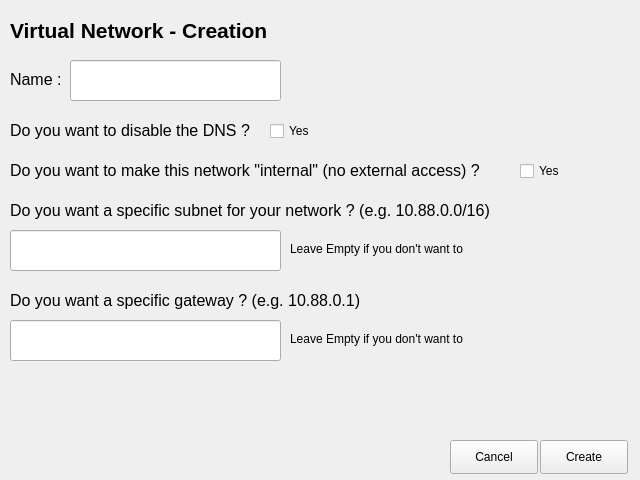
<?xml version="1.0" encoding="UTF-8"?>
<ui version="4.0">
 <class>MainWindow</class>
 <widget class="QMainWindow" name="MainWindow">
  <property name="geometry">
   <rect>
    <x>0</x>
    <y>0</y>
    <width>640</width>
    <height>480</height>
   </rect>
  </property>
  <property name="windowTitle">
   <string>MainWindow</string>
  </property>
  <widget class="QWidget" name="centralwidget">
   <widget class="QLabel" name="mainlabel">
    <property name="geometry">
     <rect>
      <x>10</x>
      <y>10</y>
      <width>321</width>
      <height>41</height>
     </rect>
    </property>
    <property name="font">
     <font>
      <pointsize>16</pointsize>
      <italic>false</italic>
      <bold>true</bold>
     </font>
    </property>
    <property name="text">
     <string>Virtual Network - Creation</string>
    </property>
   </widget>
   <widget class="QLabel" name="nameLabel">
    <property name="geometry">
     <rect>
      <x>10</x>
      <y>70</y>
      <width>58</width>
      <height>18</height>
     </rect>
    </property>
    <property name="font">
     <font>
      <pointsize>12</pointsize>
     </font>
    </property>
    <property name="text">
     <string>Name : </string>
    </property>
   </widget>
   <widget class="QLineEdit" name="nameLineEdit">
    <property name="geometry">
     <rect>
      <x>70</x>
      <y>60</y>
      <width>211</width>
      <height>41</height>
     </rect>
    </property>
   </widget>
   <widget class="QPushButton" name="cancelButton">
    <property name="geometry">
     <rect>
      <x>450</x>
      <y>440</y>
      <width>88</width>
      <height>34</height>
     </rect>
    </property>
    <property name="text">
     <string>Cancel</string>
    </property>
   </widget>
   <widget class="QPushButton" name="createButton">
    <property name="geometry">
     <rect>
      <x>540</x>
      <y>440</y>
      <width>88</width>
      <height>34</height>
     </rect>
    </property>
    <property name="text">
     <string>Create</string>
    </property>
   </widget>
   <widget class="QLabel" name="dnsLabel">
    <property name="geometry">
     <rect>
      <x>10</x>
      <y>120</y>
      <width>261</width>
      <height>21</height>
     </rect>
    </property>
    <property name="font">
     <font>
      <pointsize>12</pointsize>
     </font>
    </property>
    <property name="text">
     <string>Do you want to disable the DNS ?</string>
    </property>
   </widget>
   <widget class="QCheckBox" name="dnsCheckBox">
    <property name="geometry">
     <rect>
      <x>270</x>
      <y>120</y>
      <width>101</width>
      <height>22</height>
     </rect>
    </property>
    <property name="text">
     <string>Yes </string>
    </property>
   </widget>
   <widget class="QCheckBox" name="internalCheckBox">
    <property name="geometry">
     <rect>
      <x>520</x>
      <y>160</y>
      <width>101</width>
      <height>22</height>
     </rect>
    </property>
    <property name="text">
     <string>Yes </string>
    </property>
   </widget>
   <widget class="QLabel" name="internalLabel">
    <property name="geometry">
     <rect>
      <x>10</x>
      <y>160</y>
      <width>501</width>
      <height>21</height>
     </rect>
    </property>
    <property name="font">
     <font>
      <pointsize>12</pointsize>
     </font>
    </property>
    <property name="text">
     <string>Do you want to make this network &quot;internal&quot; (no external access) ?</string>
    </property>
   </widget>
   <widget class="QLineEdit" name="subnetLineEdit">
    <property name="geometry">
     <rect>
      <x>10</x>
      <y>230</y>
      <width>271</width>
      <height>41</height>
     </rect>
    </property>
    <property name="text">
     <string/>
    </property>
    <property name="frame">
     <bool>true</bool>
    </property>
    <property name="dragEnabled">
     <bool>false</bool>
    </property>
    <property name="clearButtonEnabled">
     <bool>false</bool>
    </property>
   </widget>
   <widget class="QLabel" name="subnetLabel">
    <property name="geometry">
     <rect>
      <x>10</x>
      <y>200</y>
      <width>511</width>
      <height>21</height>
     </rect>
    </property>
    <property name="font">
     <font>
      <pointsize>12</pointsize>
     </font>
    </property>
    <property name="text">
     <string>Do you want a specific subnet for your network ? (e.g. 10.88.0.0/16)</string>
    </property>
   </widget>
   <widget class="QLabel" name="subnet2Label">
    <property name="geometry">
     <rect>
      <x>290</x>
      <y>240</y>
      <width>201</width>
      <height>18</height>
     </rect>
    </property>
    <property name="text">
     <string>Leave Empty if you don't want to</string>
    </property>
   </widget>
   <widget class="QLineEdit" name="gatewayLineEdit">
    <property name="geometry">
     <rect>
      <x>10</x>
      <y>320</y>
      <width>271</width>
      <height>41</height>
     </rect>
    </property>
    <property name="text">
     <string/>
    </property>
    <property name="frame">
     <bool>true</bool>
    </property>
    <property name="dragEnabled">
     <bool>false</bool>
    </property>
    <property name="clearButtonEnabled">
     <bool>false</bool>
    </property>
   </widget>
   <widget class="QLabel" name="gatewayLabel">
    <property name="geometry">
     <rect>
      <x>10</x>
      <y>290</y>
      <width>511</width>
      <height>21</height>
     </rect>
    </property>
    <property name="font">
     <font>
      <pointsize>12</pointsize>
     </font>
    </property>
    <property name="text">
     <string>Do you want a specific gateway ? (e.g. 10.88.0.1)</string>
    </property>
   </widget>
   <widget class="QLabel" name="gateway2Label">
    <property name="geometry">
     <rect>
      <x>290</x>
      <y>330</y>
      <width>201</width>
      <height>18</height>
     </rect>
    </property>
    <property name="text">
     <string>Leave Empty if you don't want to</string>
    </property>
   </widget>
  </widget>
 </widget>
 <resources/>
 <connections/>
</ui>
